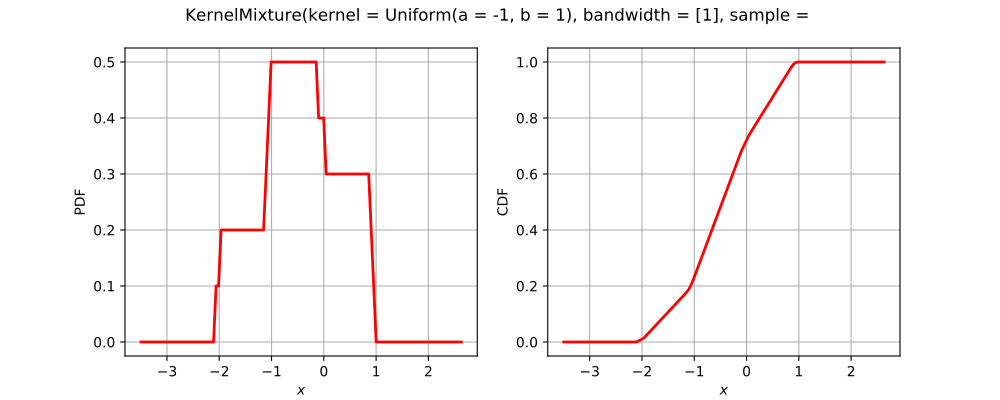

Write Python code to recreate this figure.
import openturns as ot
from matplotlib import pyplot as plt
from openturns.viewer import View
if ot.KernelMixture().__class__.__name__ == 'Bernoulli':
    distribution = ot.Bernoulli(0.7)
elif ot.KernelMixture().__class__.__name__ == 'Binomial':
    distribution = ot.Binomial(5, 0.2)
elif ot.KernelMixture().__class__.__name__ == 'ComposedDistribution':
    copula = ot.IndependentCopula(2)
    marginals = [ot.Uniform(1.0, 2.0), ot.Normal(2.0, 3.0)]
    distribution = ot.ComposedDistribution(marginals, copula)
elif ot.KernelMixture().__class__.__name__ == 'CumulativeDistributionNetwork':
    coll = [ot.Normal(2),ot.Dirichlet([0.5, 1.0, 1.5])]
    distribution = ot.CumulativeDistributionNetwork(coll, ot.BipartiteGraph([[0,1], [0,1]]))
elif ot.KernelMixture().__class__.__name__ == 'Histogram':
    distribution = ot.Histogram([-1.0, 0.5, 1.0, 2.0], [0.45, 0.4, 0.15])
elif ot.KernelMixture().__class__.__name__ == 'KernelMixture':
    kernel = ot.Uniform()
    sample = ot.Normal().getSample(5)
    bandwith = [1.0]
    distribution = ot.KernelMixture(kernel, bandwith, sample)
elif ot.KernelMixture().__class__.__name__ == 'MaximumDistribution':
    coll = [ot.Uniform(2.5, 3.5), ot.LogUniform(1.0, 1.2), ot.Triangular(2.0, 3.0, 4.0)]
    distribution = ot.MaximumDistribution(coll)
elif ot.KernelMixture().__class__.__name__ == 'Multinomial':
    distribution = ot.Multinomial(5, [0.2])
elif ot.KernelMixture().__class__.__name__ == 'RandomMixture':
    coll = [ot.Triangular(0.0, 1.0, 5.0), ot.Uniform(-2.0, 2.0)]
    weights = [0.8, 0.2]
    cst = 3.0
    distribution = ot.RandomMixture(coll, weights, cst)
elif ot.KernelMixture().__class__.__name__ == 'TruncatedDistribution':
    distribution = ot.TruncatedDistribution(ot.Normal(2.0, 1.5), 1.0, 4.0)
elif ot.KernelMixture().__class__.__name__ == 'UserDefined':
    distribution = ot.UserDefined([[0.0], [1.0], [2.0]], [0.2, 0.7, 0.1])
elif ot.KernelMixture().__class__.__name__ == 'ZipfMandelbrot':
    distribution = ot.ZipfMandelbrot(10, 2.5, 0.3)
else:
    distribution = ot.KernelMixture()
dimension = distribution.getDimension()
title = str(distribution)[:100].split('\n')[0]
if dimension == 1:
    distribution.setDescription(['$x$'])
    pdf_graph = distribution.drawPDF()
    cdf_graph = distribution.drawCDF()
    fig = plt.figure(figsize=(10, 4))
    pdf_axis = fig.add_subplot(121)
    cdf_axis = fig.add_subplot(122)
    View(pdf_graph, figure=fig, axes=[pdf_axis], add_legend=False)
    View(cdf_graph, figure=fig, axes=[cdf_axis], add_legend=False)
    fig.suptitle(title)
elif dimension == 2:
    distribution.setDescription(['$x_1$', '$x_2$'])
    pdf_graph = distribution.drawPDF()
    pdf_graph.setTitle(title)
    fig = plt.figure(figsize=(10, 5))
    pdf_axis = fig.add_subplot(111)
    View(pdf_graph, figure=fig, axes=[pdf_axis], add_legend=False, square_axes=True)
